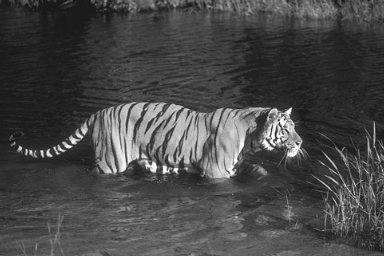
//> input picture img/108073.png, 384 x 256 px
$ ./sobel ../../img/108073.png   (built with g++ and OpenCV 4)
//> lines starting //> are read from the running program, lines starting //| are printed output that depends on the picture
/*
Profiling application
Generates the distribution of input values of the components

not used in the project yet

*/
#include <cstdio>
#include <cstdlib>
#include <iostream>
#include <ostream>
#include <cassert>
#include <cstdint>

#include <opencv2/opencv.hpp>

using namespace std;
using namespace cv;

template <class T1,class T2>
class saveClass {
private:
    int len;
    int * data;
    double * outputs;

    T1 lastA, lastB;

    T2 (*fn)(T1, T2);
public:
    saveClass(T2 (*fn)(T1, T2),  int len) {
        this->len = len;
        this->fn = fn;
        this->data = new int[len * len];
        memset(this->data, 0, sizeof(int) * len * len);

        this->outputs = NULL;
    }

    ~saveClass() {
        delete[] this->data;
    }

    void addOutput(double out) {
        if(!this->outputs) {
            this->outputs = new double[len * len];
            memset(this->outputs, 0, sizeof(double) * len * len);
        }

        this->data[(this->lastA * this->len) + this->lastB] += out;
    }

    void addUse(T1 a, T1 b) {
        assert(a >= 0 && a < this->len);
        assert(b >= 0 && b < this->len);

        this->lastA = a;
        this->lastB = b;
        this->data[(a * this->len) + b]++;
    }

    void saveData(const char * fname) {
        FILE * f = fopen(fname, "w");
        if(!f) {
            cerr << "Unable to write to " << fname << ": ";
            ferror(f);
            cerr << endl;
            exit(1);
        }

        fprintf(f, "[");
        for(int a = 0; a < this->len; a++) {
            if(a)
                fprintf(f, ",[");
            else
                fprintf(f, "[");

            for(int b = 0; b < this->len; b++) {
                if(b)
                    fprintf(f, ",");
                fprintf(f, "%d", this->data[(a * this->len) + b]);
            }
            fprintf(f, "]");
        }
        fprintf(f, "]");
        fclose(f);
    }

    void saveOutput(const char * fname) {
        if(this->outputs == NULL) {
            cerr << fname << ": no data are in the buffer; skipped" << endl;
            return;
        }

        FILE * f = fopen(fname, "w");
        if(!f) {
            cerr << "Unable to write to " << fname << ": ";
            ferror(f);
            cerr << endl;
            exit(1);
        }

        fprintf(f, "[");
        for(int a = 0; a < this->len; a++) {
            if(a)
                fprintf(f, ",[");
            else
                fprintf(f, "[");

            for(int b = 0; b < this->len; b++) {
                if(b)
                    fprintf(f, ",");
                if(this->data[(a * this->len) + b])
                    fprintf(f, "%g", this->outputs[(a * this->len) + b] / this->data[(a * this->len) + b]);
                else
                    fprintf(f, "NaN");
            }
            fprintf(f, "]");
        }
        fprintf(f, "]");
        fclose(f);
    }

    T2 operator () (const T1 a, const T2 b) {
        this->addUse(a, b);
        return this->fn(a, b);
    }
};

static saveClass<int, int> opAdd1([](int a, int b) { return a + b; }, 256);
static saveClass<int, int> opAdd3([](int a, int b) { return a + b; }, 256);
static saveClass<int, int> opAdd2([](int a, int b) { return a + b; }, 512);
static saveClass<int, int> opAdd4([](int a, int b) { return a + b; }, 512);
static saveClass<int, int> opSub1([](int a, int b) { return b - a; }, 1024);


static uint8_t & getMatData(Mat & m, int r, int c) {
    int mr = r;
    int mc = c;

    if(mr < 0) mr = 0;
    if(mr >= m.rows) mr = m.rows - 1;

    if(mc < 0) mc = 0;
    if(mc >= m.cols) mc = m.cols - 1;
    return m.data[mc + mr * m.cols];
}

static uint8_t saturate(int m) {
    if(m < 0) return 0;
    if(m > 255) return 255;
    return m;
}

int main(int argc, char ** argv) {
    if(argc < 2) {
        cerr << "Usage: " << argv[0] << " image1 [image2 image3 ...]" << endl;
        exit(EXIT_FAILURE);
    }


    for(int imgid = 1; imgid < argc; imgid ++) {

        cout << "+ filtering " << argv[imgid] << endl;
        Mat A, C, D;                          // creates just the header parts
        A = imread(argv[imgid], IMREAD_COLOR); // here we'll know the method used (allocate matrix)
//> A is the input picture: 256 rows x 384 cols, CV_8UC3; min 18, max 254, mean 71.9

        cv::cvtColor(A, A, CV_8U);
//> A: 256 rows x 384 cols, CV_8UC4
        cv::cvtColor(A, A, CV_BGR2GRAY);
//> A: 256 rows x 384 cols, CV_8UC1

        C = A.clone();

        //imshow("image input", A);

        cout << "elem size "  << C.elemSize() << endl;
//| elem size 1
        cout << "chans "  << C.channels() << endl;
//| chans 1


        assert(C.elemSize() == 1);
        for (int r = 0; r < C.rows; r++) {
            for (int c = 0; c < C.cols; c++) {
                //C.data[15 + i * C.cols] = 0;
                getMatData(C, r, c) =
                    saturate(abs(
                        opSub1(
                            opAdd2(
                                opAdd1(
                                    getMatData(A, r-1, c-1),
                                    getMatData(A, r+1, c-1)
                                ),
                                2 * ((int)getMatData(A, r, c-1))
                            ),

                            opAdd4(
                                opAdd3(
                                    getMatData(A, r-1, c+1),
                                    getMatData(A, r+1, c+1)

                                ),
                                2 * (int)getMatData(A, r, c+1)
                            )
                        )

                    )
                    /*+
                    abs(
                        -getMatData(A, r-1, c-1) +
                        -2 * getMatData(A, r-1, c) +
                        -getMatData(A, r-1, c+1) +

                        getMatData(A, r+1, c-1) +
                        2 * getMatData(A, r+1, c) +
                        getMatData(A, r+1, c+1)
                    )*/


                    )

                ;

                double out = getMatData(C, r, c);
                opAdd1.addOutput(out);
                opAdd2.addOutput(out);
                opAdd3.addOutput(out);
                opAdd4.addOutput(out);
                opSub1.addOutput(out);

                if(0 && imgid == 1)
                cout << (uint)saturate(abs(
                        -(int)getMatData(A, r-1, c-1) +
                        (int)getMatData(A, r-1, c+1) +


                        -2 * (int)getMatData(A, r, c-1) +
                        2 *(int) getMatData(A, r, c+1) +

                        -(int)getMatData(A, r+1, c-1) +
                        (int)getMatData(A, r+1, c+1)
                    )
                    /*+
                    abs(
                        -getMatData(A, r-1, c-1) +
                        -2 * getMatData(A, r-1, c) +
                        -getMatData(A, r-1, c+1) +

                        getMatData(A, r+1, c-1) +
                        2 * getMatData(A, r+1, c) +
                        getMatData(A, r+1, c+1)
                    )*/
                )

                << " ... " << (uint)getMatData(C, r, c) << endl;

            }
        }
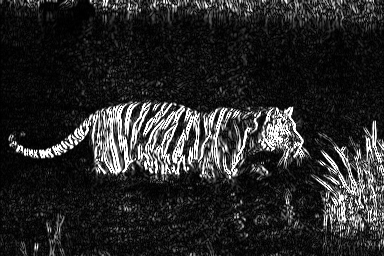
//> C: 256 rows x 384 cols, CV_8UC1; min 0, max 255, mean 39.7


        if(1 && imgid == 1)
             {
        D = A.clone();


    Mat kern = (Mat_<float>(3,3)<<-1,0,1,-2,0,2,-1,0,1);
    //cv::flip(kern,kern, -1);
    cv::filter2D(A, D,A.type(),kern);
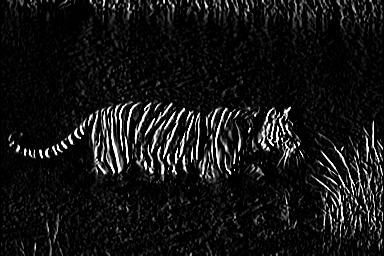
//> D: 256 rows x 384 cols, CV_8UC1; min 0, max 255, mean 20.2
        //Sobel(A, D, CV_8U, 0, 1);


        imshow("image input", A);
        imshow("image output CV", D);
        imshow("image output", C);
        waitKey(0); // Wait for a keystroke in the window
        }
    }

    opAdd1.saveData("prof/opAdd1.json");
    opAdd3.saveData("prof/opAdd3.json");
    opAdd2.saveData("prof/opAdd2.json");
    opAdd4.saveData("prof/opAdd4.json");
    opSub1.saveData("prof/opSub1.json");

    opAdd1.saveOutput("prof/opAdd1.outputs.json");
    opAdd3.saveOutput("prof/opAdd3.outputs.json");
    opAdd2.saveOutput("prof/opAdd2.outputs.json");
    opAdd4.saveOutput("prof/opAdd4.outputs.json");
    opSub1.saveOutput("prof/opSub1.outputs.json");

    return EXIT_SUCCESS;
}

$ run again, on img/209070.png
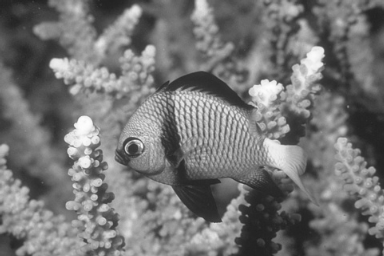
//> input picture img/209070.png, 384 x 256 px
//> A is the input picture: 256 rows x 384 cols, CV_8UC3; min 32, max 253, mean 117.5
//| elem size 1
//| chans 1
//> after the loop `for (int r = 0; r < C.rows; r++)`:
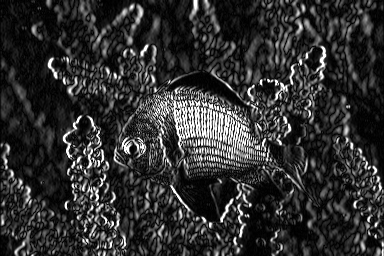
//> C: 256 rows x 384 cols, CV_8UC1; min 0, max 255, mean 48.5
//> `cv::filter2D(A, D,A.type(),kern);`:
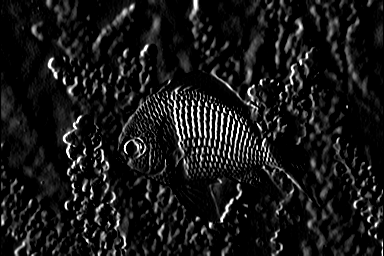
//> D: 256 rows x 384 cols, CV_8UC1; min 0, max 255, mean 24

$ run again, on img/97017.png
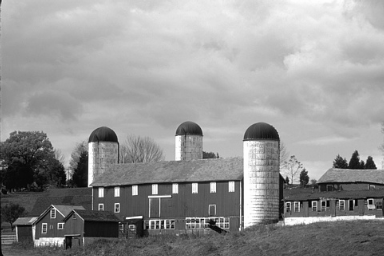
//> input picture img/97017.png, 384 x 256 px
//> A is the input picture: 256 rows x 384 cols, CV_8UC3; min 1, max 255, mean 150.1
//| elem size 1
//| chans 1
//> after the loop `for (int r = 0; r < C.rows; r++)`:
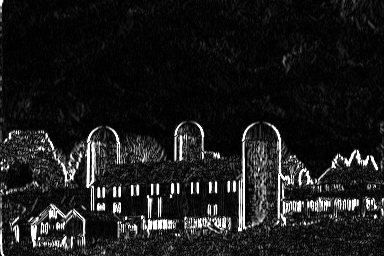
//> C: 256 rows x 384 cols, CV_8UC1; min 0, max 255, mean 27.8
//> `cv::filter2D(A, D,A.type(),kern);`:
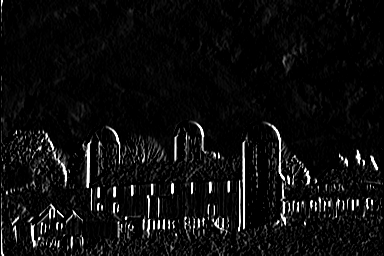
//> D: 256 rows x 384 cols, CV_8UC1; min 0, max 255, mean 13.6
